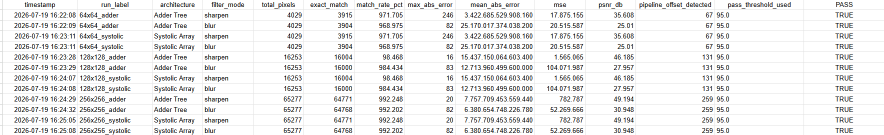
#> input picture golden_model/verification_logs/verification_log.png, 1767 x 270 px (shown at 1/2 size)
$ python -i golden_model.py   (imports and definitions only)
#> lines starting #> are read from the running program, lines starting #| are printed output that depends on the picture
"""
=============================================================================
GOLDEN MODEL - FPGA RealTime Conv3x3 Processor
=============================================================================
Muc dich: mo phong bang phan mem (bit-exact, neu cau hinh dung) hanh vi cua
RTL trong repo FPGA_RealTime_Conv3x3_Processor, dung de:

  1. Sinh test vector (hex/txt) de nap vao testbench_prj.v
  2. Tinh output tham chieu (golden output) bang cung 1 thuat toan fixed-point
     nhu phan cung (kernel, do rong bit accumulator, rounding, clipping)
  3. So sanh output tu ModelSim (output_data.hex) voi golden output:
     - Ty le khop bit-exact (per-pixel)
     - PSNR / SSIM (dung cho phan "Results" cua paper)
     - Sinh anh diff de debug truc quan
     - Bao cao pass/fail dang bang, xuat CSV cho paper

QUAN TRONG - HAY DOC:
Cau hinh trong class `HWConfig` duoi day DA duoc khop chinh xac 100% voi
RTL that (conv_multi.v / conv_systolic.v) da xac nhan trong du an:

  - KERNEL_SHARP = [[0,-1,0],[-1,5,-1],[0,-1,0]]  (giong het mult11..mult33
    trong conv_multi.v / trong so w1..w9 trong conv_systolic.v)
  - KERNEL_BLUR  = toan bo 1 (9 pixel cong truc tiep, chua chia)
  - Cong thuc blur DUNG DUNG RTL: acc_blur = (sum_raw * 114) >>> 10, roi
    clip ve <=255 (KHONG lam tron, KHONG chia 9 truc tiep - day chinh la
    cach conv_multi.v/conv_systolic.v xap xi 1/9 bang nhan 114/1024).
  - Khong co kiem tra am cho blur (RTL goc cung khong kiem tra, vi 9 pixel
    khong dau + trong so =1 khong bao gio ra am).
  - Sharpen: clip ve [0,255] (co kiem tra am, giong RTL).

Neu code RTL cua ban thay doi trong so kernel hoac cong thuc blur, sua lai
KERNEL_SHARP/KERNEL_BLUR va ham apply_kernel() ben duoi cho khop.

HO TRO KICH THUOC ANH TUY CHINH: sua IMG_WIDTH/IMG_HEIGHT trong HWConfig
(hoac truyen tham so khi goi ham) de dung voi anh 128x128, 256x256... xem
phan "3. HO TRO NHIEU KICH THUOC ANH" o duoi.
=============================================================================
"""

import numpy as np
from dataclasses import dataclass, field
from pathlib import Path
from typing import Literal, Tuple
import csv
import datetime

try:
    from PIL import Image
    HAVE_PIL = True
except ImportError:
    HAVE_PIL = False

try:
    from skimage.metrics import structural_similarity as ssim
    HAVE_SSIM = True
except ImportError:
    HAVE_SSIM = False


# =============================================================================
# 1. CAU HINH PHAN CUNG (chinh lai cho khop RTL that cua ban)
# =============================================================================

@dataclass
class HWConfig:
    # Kernel chuan cho Sharpening (unsharp mask co ban)
    KERNEL_SHARP: np.ndarray = field(default_factory=lambda: np.array([
        [ 0, -1,  0],
        [-1,  5, -1],
        [ 0, -1,  0],
    ], dtype=np.int32))

    # Kernel chuan cho Blur (box blur, tong = 8 -> dung shift-right 3 de
    # tranh chia that trong RTL; neu RTL ban dung tong = 9 va chia that
    # (division), doi BLUR_DIVIDE_MODE ben duoi)
    KERNEL_BLUR: np.ndarray = field(default_factory=lambda: np.array([
        [1, 1, 1],
        [1, 1, 1],
        [1, 1, 1],
    ], dtype=np.int32))

    # DUY NHAT 1 CHE DO, KHOP DUNG CONG THUC RTL THAT:
    # acc_blur = (sum_raw * 114) >>> 10  (xap xi 1/9 bang nhan 114/1024,
    # dung >>> = arithmetic shift, KHONG lam tron). Day la cong thuc that
    # trong conv_multi.v/conv_systolic.v (bien temp_sum_comb), khong phai
    # gia dinh nua.
    BLUR_DIVIDE_MODE: Literal['mul114_shift10'] = 'mul114_shift10'

    ACC_WIDTH: int = 20          # do rong bit accumulator, khop sum_p/psum
                                 # trong conv_multi.v va conv_systolic.v (signed [19:0])
    PIXEL_WIDTH: int = 8         # do rong bit pixel (0-255)

    CLIP_MODE: Literal['saturate', 'wrap'] = 'saturate'

    # So chu ky tre pipeline tu i_pixel[0] valid den o_pixel[0] valid.
    # KHONG anh huong ket qua PIXEL VALUE (chi anh huong luc CAN CAT BOT
    # bao nhieu mau dau/cuoi khi doc output_data.hex, xem load_hex_as_image()).
    # Adder tree (conv_multi.v): latency = 3 chu ky (tinh tu p11..p33 hop le).
    # Systolic (conv_systolic.v): latency = 10 chu ky.
    # Ca 2 kien truc con cong them do tre "lam day" cua line_buffer/window_3x3
    # truoc khi p11..p33 lan dau hop le (~2*IMG_WIDTH, xem Gioi han trong README).
    PIPELINE_LATENCY: int = 0    # dat = 0 neu ban da tu align khi xuat hex

    # KICH THUOC ANH - sua truc tiep o day cho khop anh dang test, hoac
    # truyen tham so rieng khi goi cac ham gen_test_patterns()/golden_sharpen()/
    # golden_blur() de khong phai sua class nay moi lan doi kich thuoc.
    IMG_WIDTH: int = 64
    IMG_HEIGHT: int = 64


CFG = HWConfig()


# =============================================================================
# 2. GOLDEN CONVOLUTION - mo phong dung logic RTL (khong dung scipy convolve
#    truc tiep de kiem soat chinh xac rounding/clipping tung buoc, giong
#    adder tree that)
# =============================================================================

def pad_replicate_or_zero(img: np.ndarray, mode: str = 'zero') -> np.ndarray:
    """
    Line buffer/window_3x3 khi o bien anh (dong/cot dau, cuoi) se thieu du
    lieu lan can. RTL co the xu ly theo 1 trong 2 cach:
      - zero padding (gia dinh pixel ngoai bien = 0)
      - khong xuat output cho vien (valid convolution, anh output nho hon)
    Mac dinh gia dinh zero-padding de giu nguyen kich thuoc 64x64.
    !!! Kiem tra lai window_3x3.v xem co logic edge-handling khong. Neu
    RTL KHONG xu ly bien (chi la shift register don gian), hang/cot dau
    tien cua output se bi sai/rac - day la diem quan trong can note trong
    phan "Limitations" cua paper.
    """
    if mode == 'zero':
        return np.pad(img, 1, mode='constant', constant_values=0)
    elif mode == 'replicate':
        return np.pad(img, 1, mode='edge')
    else:
        raise ValueError(mode)


def apply_kernel(img_padded: np.ndarray, kernel: np.ndarray, cfg: HWConfig,
                  filter_type: str, H: int = None, W: int = None) -> np.ndarray:
    """
    H, W: kich thuoc anh OUTPUT (khong tinh padding). Neu khong truyen,
    mac dinh lay tu cfg.IMG_HEIGHT/IMG_WIDTH - nhung nen truyen truc tiep
    (vd H,W = img.shape truoc khi pad) de dung duoc voi bat ky kich thuoc
    anh nao (64x64, 128x128, 256x256...) ma khong can sua HWConfig.
    """
    if H is None: H = cfg.IMG_HEIGHT
    if W is None: W = cfg.IMG_WIDTH
    out = np.zeros((H, W), dtype=np.int64)

    for r in range(H):
        for c in range(W):
            window = img_padded[r:r+3, c:c+3].astype(np.int64)
            # --- adder tree / systolic: nhan tung pixel voi he so kernel,
            #     cong don - ca 2 kien truc RTL cho ra CUNG 1 KET QUA TOAN
            #     HOC nay (da verify bit-exact giua conv_multi.v va
            #     conv_systolic.v), nen golden model dung chung 1 cong thuc
            #     cho ca 2, khong can phan biet.
            raw_sum = int(np.sum(window * kernel))

            if filter_type == 'blur':
                # DUNG CONG THUC THAT: (raw_sum * 114) >>> 10
                # Dung Python '>>' tren so nguyen la arithmetic shift (floor
                # ve -vo cuc), khop hanh vi '>>>' tren Verilog signed.
                acc = (raw_sum * 114) >> 10
            else:
                acc = raw_sum

            # --- clipping / saturation ve [0, 2^PIXEL_WIDTH - 1] ---
            # (RTL that: sharpen co kiem tra ca am lan tran; blur chi kiem
            # tra tran vi tong pixel khong dau*trong so 1 khong the am)
            max_val = (1 << cfg.PIXEL_WIDTH) - 1
            if cfg.CLIP_MODE == 'saturate':
                acc = max(0, min(max_val, acc))
            else:  # wrap
                acc = acc & max_val

            out[r, c] = acc

    return out.astype(np.uint8)


def golden_sharpen(img: np.ndarray, cfg: HWConfig = CFG) -> np.ndarray:
    # Dung dung shape cua anh dau vao (img.shape), KHONG lay tu cfg co dinh
    # 64x64 nua - nho vay ham nay dung duoc voi bat ky kich thuoc anh nao
    # (64x64, 128x128, 256x256...) ma khong can sua HWConfig.
    H, W = img.shape
    img_p = pad_replicate_or_zero(img, mode='zero')
    return apply_kernel(img_p, cfg.KERNEL_SHARP, cfg, filter_type='sharpen', H=H, W=W)


def golden_blur(img: np.ndarray, cfg: HWConfig = CFG) -> np.ndarray:
    H, W = img.shape
    img_p = pad_replicate_or_zero(img, mode='zero')
    return apply_kernel(img_p, cfg.KERNEL_BLUR, cfg, filter_type='blur', H=H, W=W)


# =============================================================================
# 3. TEST VECTOR GENERATOR - sinh cac pattern de bat loi overflow/boundary
#    Dung de xuat ra input_data.hex/txt nap vao testbench_prj.v
# =============================================================================

# [203 lines left out: functions gen_test_patterns, find_best_offset, compare_with_auto_offset, verify_from_input_hex, not called in this run]


def load_real_image(path, size: int, resize_mode: str = 'resize') -> np.ndarray:
    """
    Doc 1 anh THAT (png/jpg/bmp...) tu dia, chuyen ve grayscale 8-bit, va
    dua ve dung kich thuoc vuong `size x size` (phai khop voi kich thuoc
    ban dinh chay tren RTL, vi du 64, 128, 256).

    resize_mode:
      'resize'       - resize toan bo anh ve size x size (co the meo ty le,
                        nhung giu duoc toan bo noi dung anh - mac dinh, giong
                        cach image_to_hex.py cua ban thuong lam)
      'center_crop'  - resize canh ngan ve size, roi cat giua ra size x size
                        (giu dung ty le, nhung mat vien anh)

    Tra ve: ndarray uint8, shape (size, size).
    """
#> called with path = 'verification_logs/verification_log.png', size = 64, resize_mode = 'resize'
    if not HAVE_PIL:
        raise RuntimeError("Can cai Pillow: pip install pillow --break-system-packages")

    img = Image.open(path).convert("L")   # "L" = 8-bit grayscale

    if resize_mode == 'resize':
        img = img.resize((size, size), Image.LANCZOS)
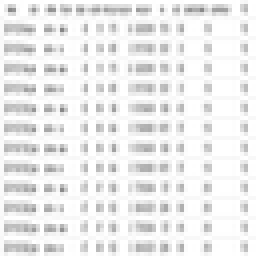
#> img: PIL image 64x64 L (shown 4 times larger); min 133, max 255, mean 236.8
    elif resize_mode == 'center_crop':
        w, h = img.size
        scale = size / min(w, h)
        new_w, new_h = int(round(w * scale)), int(round(h * scale))
        img = img.resize((new_w, new_h), Image.LANCZOS)
        left = (new_w - size) // 2
        top = (new_h - size) // 2
        img = img.crop((left, top, left + size, top + size))
    else:
        raise ValueError(resize_mode)

    return np.array(img, dtype=np.uint8)


def verify_real_image(image_path, rtl_sharp_hex_path=None, rtl_blur_hex_path=None,
                       size: int = 64, cfg: HWConfig = None, out_dir: str = "real_image_check"):
    """
    HAM GOP: chay toan bo luong "anh that -> golden model -> (tuy chon) so
    sanh voi RTL" trong 1 lan goi.

    Cach dung:
      1. Chi muon xem golden model xu ly anh that ra sao (chua co RTL output):
           verify_real_image("hoa.png", size=64)
         -> xuat golden_sharp.png, golden_blur.png, va input_from_real_image.hex
            (file nay dung de nap vao testbench_prj.v) vao thu muc out_dir.

      2. Da co output tu RTL (output_sharp.hex, output_blur.hex tu ModelSim/
         iverilog), muon so sanh bit-exact/PSNR:
           verify_real_image("hoa.png", "output_sharp.hex", "output_blur.hex", size=64)
         -> in ra bang so sanh (match rate, PSNR, SSIM) va luu diff image.
    """
    if cfg is None:
        cfg = CFG

    out = Path(out_dir)
    out.mkdir(exist_ok=True)

    # 1. Doc anh that, resize ve dung kich thuoc
    img = load_real_image(image_path, size)
    print(f"Da doc anh: {image_path} -> resize ve {img.shape}")
#| Da doc anh: verification_logs/verification_log.png -> resize ve (64, 64)

    # 2. Xuat file .hex de nap vao testbench_prj.v (neu chua chay RTL)
    save_pattern_as_hex(img, out / "input_from_real_image.hex")
    print(f"Da xuat input RTL: {out / 'input_from_real_image.hex'}")

    # 3. Tinh golden output
    g_sharp = golden_sharpen(img, cfg)
    g_blur = golden_blur(img, cfg)

    if HAVE_PIL:
        Image.fromarray(img).save(out / "input_grayscale.png")
        Image.fromarray(g_sharp).save(out / "golden_sharp.png")
        Image.fromarray(g_blur).save(out / "golden_blur.png")
        print(f"Da luu anh xem truoc (grayscale/golden_sharp/golden_blur) vao {out}/")

    results = {}

    # 4. Neu co RTL output, so sanh
    if rtl_sharp_hex_path is not None:
        rtl_sharp = load_hex_as_image(rtl_sharp_hex_path, size, size)
        r = compare_outputs(g_sharp, rtl_sharp, "real_image_sharpen")
        results['sharpen'] = r
        print("SHARPEN vs RTL:", r)
        if HAVE_PIL:
            Image.fromarray(rtl_sharp).save(out / "rtl_sharp.png")
            Image.fromarray(diff_image(g_sharp, rtl_sharp)).save(out / "diff_sharp.png")

    if rtl_blur_hex_path is not None:
        rtl_blur = load_hex_as_image(rtl_blur_hex_path, size, size)
        r = compare_outputs(g_blur, rtl_blur, "real_image_blur")
        results['blur'] = r
        print("BLUR vs RTL:", r)
        if HAVE_PIL:
            Image.fromarray(rtl_blur).save(out / "rtl_blur.png")
            Image.fromarray(diff_image(g_blur, rtl_blur)).save(out / "diff_blur.png")

    if not results:
        print("\n>>> Chua co RTL output de so sanh. Buoc tiep theo:")
        print(f"1. Chay ModelSim/iverilog voi input '{out / 'input_from_real_image.hex'}'")
        print("   (doi ten file trong testbench_prj.v cho khop duong dan nay)")
        print("2. Goi lai verify_real_image(..., rtl_sharp_hex_path=..., rtl_blur_hex_path=...)")

    return results


def save_pattern_as_hex(img: np.ndarray, out_path: Path):
    """
    Xuat theo dung dinh dang input_data.hex ma testbench_prj.v doc (thuong
    la 1 gia tri hex 2 ky tu moi dong, quet theo row-major tu (0,0)).
    Kiem tra lai script image_to_hex.py cua ban de doi format cho khop
    (vd co the la .txt dang thap phan thay vi hex).
    """
    with open(out_path, 'w') as f:
        for r in range(img.shape[0]):
            for c in range(img.shape[1]):
                f.write(f"{img[r, c]:02x}\n")


# [85 lines left out: functions load_hex_as_image, compare_outputs, diff_image, write_report_csv, not called in this run]


# =============================================================================
# 4b. GHI LOG XAC MINH - tich luy ket qua PASS/FAIL qua nhieu lan chay, dung
#     lam tai nguyen bao cao/paper (bang tong hop, khong phai chi 1 lan chay).
# =============================================================================

LOG_CSV_FIELDS = [
    'timestamp', 'run_label', 'architecture', 'filter_mode',
    'total_pixels', 'exact_match', 'match_rate_pct',
    'max_abs_error', 'mean_abs_error', 'mse', 'psnr_db', 'ssim',
    'pipeline_offset_detected', 'pass_threshold_used', 'PASS',
]


# [151 lines left out: functions log_verification_result, print_log_summary, main_demo, not called in this run]


# [4 lines not run here, left out]

>>> result = verify_real_image('verification_logs/verification_log.png')
#> in pad_replicate_or_zero, `return np.pad(img, 1, mode='constant', constant_values=0)`:
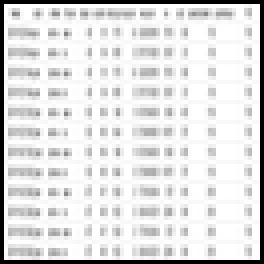
#> returned value: shape (66, 66) (shown 4 times larger); min 0, max 255, mean 222.7
#> after the loop in apply_kernel, `for r in range(H):`:
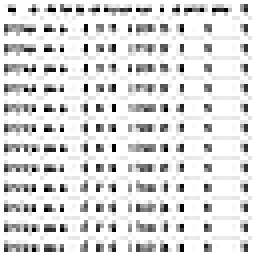
#> out: shape (64, 64) int64 (shown 4 times larger); min 0, max 255, mean 221.8
#> call 2 of apply_kernel, with kernel = array of shape (3, 3), filter_type = 'blur', H = 64, W = 64
#> after the loop in apply_kernel (call 2), `for r in range(H):`:
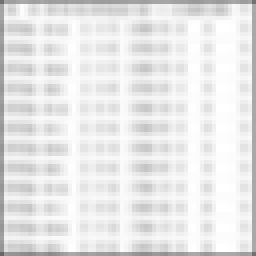
#> out: shape (64, 64) int64 (shown 4 times larger); min 102, max 255, mean 231.5
